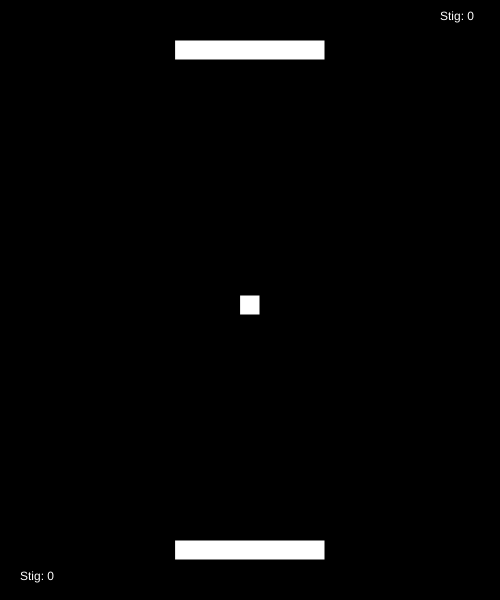
Frame 1 (no input)
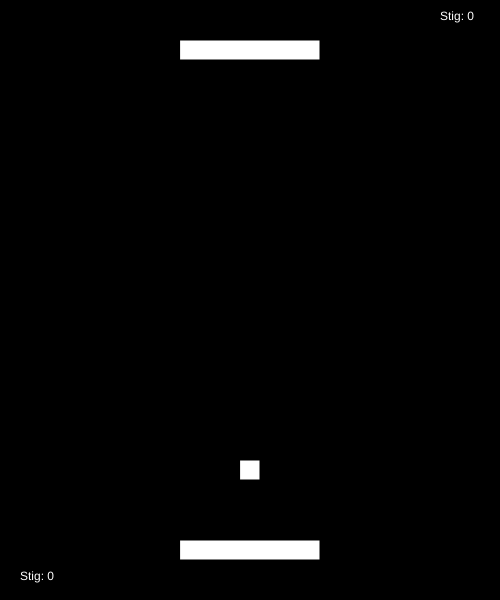
Frame 60 (no input)
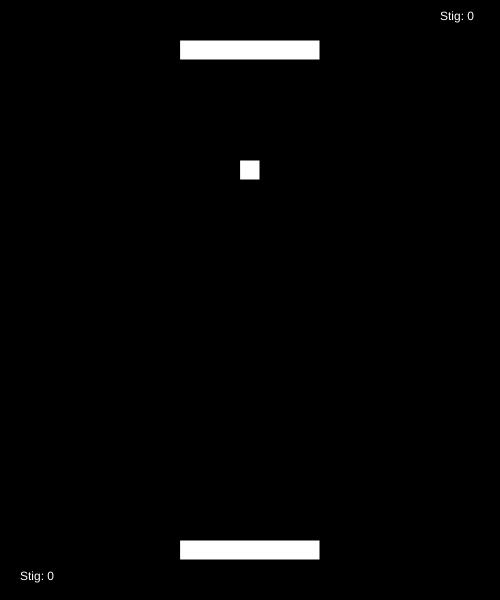
Frame 120 (the mouse pressed at the canvas centre since frame 60)

The p5.js sketch that drew these frames (run headless with seeded random() and noise() and a simulated clock; from frame 60 on, the mouse is pressed at the canvas centre):

// p5.js sketch
// ── sketch.js
// Hér kemur kóðinn þinn
var x;
var y;
var hradiX = 0;
var hradiY = 5;
var bolti = 20;

var spadiBreidd = 150;
var spadiTykkt = 20;

var spadiY1;
var spadiX1;

var spadiY2;
var spadiX2;

var stig1 = 0;
var stig2 = 0;



function setup() {
    createCanvas(500,600);
    rectMode(CENTER);
    spadiY1 = height - 50;
    spadiY2 = 50;
    spadiX1 = width/2;
    spadiX2 = width/2;
    x = width/2;
    y = height/2;
}

function draw(){
    background(0);

    x = x + hradiX;
    y = y + hradiY;

    if(x<0 || x>width){
      hradiX = hradiX*-1;
    }

    if(y>height){
      hradiY = hradiY*-1;
      stig1 = stig1  + 1;
      spadiBreidd = 150;
    }

    if(y<0){
      hradiY = hradiY*-1;
      stig2 = stig2  + 1;
      spadiBreidd = 150;
    }

    if(abs(spadiY1-y) < bolti/2 + spadiTykkt/2 && abs(spadiX1-x) < bolti/2 + spadiBreidd/2 && hradiY>0){
      hradiY = hradiY*-1;
      hradiX = hradiX - (spadiX1-x)*0.1
      if(spadiBreidd>10){
      spadiBreidd = spadiBreidd -10;
    }
    }

    if(abs(spadiY2-y) < bolti/2 + spadiTykkt/2 && abs(spadiX2-x) < bolti/2 + spadiBreidd/2 && hradiY<0){
      hradiY = hradiY*-1;
      hradiX = hradiX - (spadiX2-x)*0.1
      if(spadiBreidd>10){
      spadiBreidd = spadiBreidd -10;
    }
    }


    if (keyIsDown(65) && spadiX1>0){
      spadiX1= spadiX1-10;
    }
    if (keyIsDown(68) && spadiX1<width){
      spadiX1= spadiX1+10;
    }

    if (keyIsDown(LEFT_ARROW) && spadiX2>0){
      spadiX2= spadiX2-10;
    }
    if (keyIsDown(RIGHT_ARROW) && spadiX2<width){
      spadiX2= spadiX2+10;
    }


    fill(255,255,255);
    rect(x,y,bolti,bolti);
    rect(spadiX1,spadiY1,spadiBreidd,spadiTykkt);
    rect(spadiX2,spadiY2,spadiBreidd,spadiTykkt);
    text("Stig: " + stig1, 440,20);
    text("Stig: " + stig2, 20,580);
}
